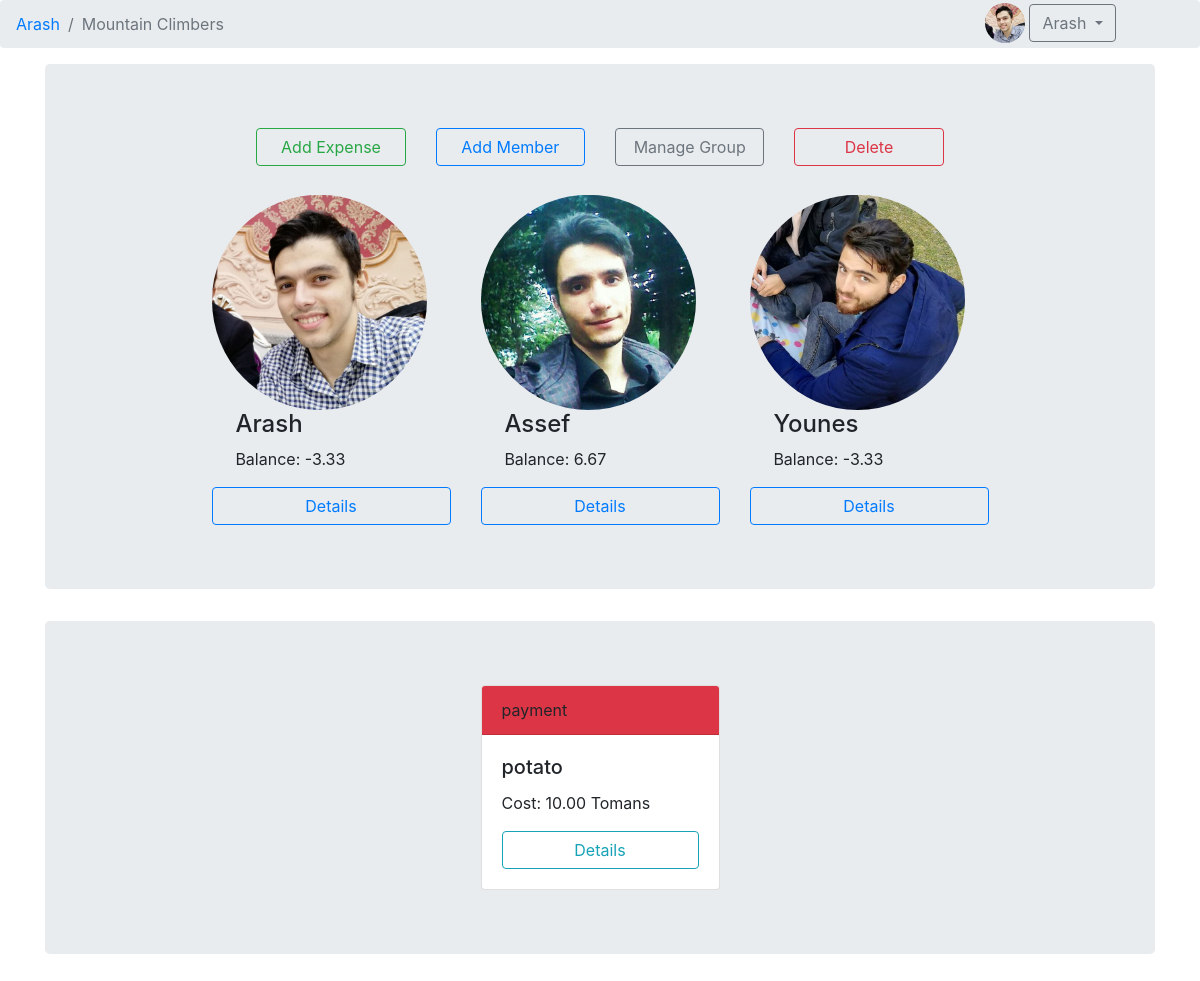
The page /mountain/view (signed in) on the database its author committed.
### main/models.py (models this page shows, shortened)
class Account(models.Model):
    user = models.OneToOneField(User, on_delete=models.CASCADE)
    profile_picture = models.ImageField(
        upload_to='main/static/img/profile_pictures', blank=True)
    def get_add_url(self):
        return f"/add-group"
    def get_absolute_url(self):
        return f"{self.user.get_username()}"
    def get_profile_picture_address(self):
        return self.profile_picture.url[4:]

class Group(models.Model):
    group_id = models.SlugField(max_length=20, unique=True)
    group_name = models.CharField(max_length=20)
    admin_fk = models.ForeignKey(Account, on_delete=models.CASCADE)
    group_picture = models.ImageField(
        upload_to='main/static/img/group_pictures', blank=True)

class GroupMember(models.Model):
    group_fk = models.ForeignKey(Group, on_delete=models.CASCADE)
    member_fk = models.ForeignKey(Account, on_delete=models.CASCADE)
    balance = models.FloatField(default=0)

class Expense(models.Model):
    expense_type = models.CharField(max_length=10, default='payment')
    group_fk = models.ForeignKey(Group, on_delete=models.CASCADE)
    adder_fk = models.ForeignKey(Account, on_delete=models.CASCADE,
                                 related_name='adder_fk')
    payer_fk = models.ForeignKey(Account, on_delete=models.CASCADE,
                                 related_name='payer_fk')
    title = models.CharField(max_length=20)
    cost = models.FloatField(default=0)
    date_time = models.DateTimeField(auto_now=True, null=True)

### main/views.py (the view)
# urls.py: path('<slug:group_id>/view', views.group_view),
@login_required(login_url='/login')
def group_view(request, group_id):
    if request.method == 'POST':
        try:
            member_id = request.POST['member_id']
            group = Group.objects.get(group_id=group_id)
            member = Account.objects.get(
                user=User.objects.get(username=member_id))
            GroupMember.objects.create(group_fk=group, member_fk=member)
            expenses = Expense.objects.filter(group_fk=group)
            for expense in expenses:
                ExpenseRatio.objects.create(
                    expense_fk=expense, member_fk=member)
            return redirect(group_view, group_id=group_id)
        except Exception:
            title = 'Add New Member Error'
    else:
        title = 'Group'
    template_name = 'group.html'
    group = Group.objects.get(group_id=group_id)
    account = Account.objects.get(user=request.user)
    members = GroupMember.objects.filter(group_fk=group)
    expenses = Expense.objects.filter(group_fk=group)
    balance_details = BalanceDetail.objects.filter(group_fk=group)
    ratioes_list = []
    for expense in expenses:
        ratioes = ExpenseRatio.objects.filter(expense_fk=expense)
        ratioes_list.append(ratioes)
    details = {}
    for member in members:
        temp = {}
        for balance_detail in balance_details:
            if balance_detail.debtor_fk == member.member_fk:
                temp[balance_detail.creditor_fk.user.username] = balance_detail.amount
            elif balance_detail.creditor_fk == member.member_fk:
                temp[balance_detail.debtor_fk.user.username] = balance_detail.amount
        details[member.member_fk.user.username] = temp
    context = {'title': title, 'group': group,
               'members': members, 'account': account,
               'expenses': expenses, 'details': details,
               'ratioes_list': ratioes_list}
    return render(request, template_name, context)

### main/templates/group.html (shortened to what this page needs)
{% extends "base.html" %}
{% load static %}
{% block navbar %}
{% include 'breadcumber.html' %}
{% endblock %}
{% block content %}
<main role="main" class="container">
    <div class="jumbotron">
        <div class="row justify-content-center">
            <div class="col col-10 col-md-2">
                <button class="btn btn-outline-success" style="width: 100%;" data-toggle="modal"
                    data-target="#addExpense">Add
                    Expense</button>
            </div>
            {% if group.admin_fk == account %}
            <div class="col col-10 col-md-2">
                <a role="button" class="btn btn-outline-primary" style="width: 100%;" data-toggle="collapse"
                    href="#addMember" aria-expanded="false" aria-controls="addMember">Add Member</a>
            </div>
            <div class="col col-10 col-md-2">
                <button class="btn btn-outline-secondary" style="width: 100%;" data-toggle="modal"
                    data-target="#editGroup">Manage
                    Group</button>
            </div>
            <div class="col col-10 col-md-2">
                <a role="button" class="btn btn-outline-danger" data-toggle="collapse" style="width: 100%;"
                    href="#DeleteGroup" aria-expanded="false" aria-controls="DeleteGroup">Delete</a>
            </div>
            {% endif %}
        </div>
        <div class="row justify-content-center">
            {% for member in members %}
            <div class="col col-12 col-sm-6 col-md-4 col-lg-3">
                {% if member.member_fk.profile_picture %}
                <img class="rounded-circle" src="{{ member.member_fk.get_profile_picture_address }}"
                    style="width: 90%; padding-top: 2%;">
                {% else %}
                <img class="rounded-circle" src="{% static 'img/default-profile-picture.png' %}"
                    style="width: 90%; padding-top: 2%;">
                </img>
                {% endif %}
                <h4 style="padding-left: 10%;">{{ member.member_fk.user.first_name }}</h4>
                <p style="padding-left: 10%;">Balance: {{ member.balance|floatformat:2 }}</p>
                {% if member.balance > 0.009 %}
                <button style="width: 100%;" class="btn btn-outline-primary" type="button" data-toggle="collapse"
                    data-target="#{{ member.member_fk.user.username }}" aria-expanded="false"
                    aria-controls="{{ member.member_fk.user.username }}">
                    Details
                </button>
                {% elif member.balance < -0.009 %}
                <button style="width: 100%;" class="btn btn-outline-primary" type="button" data-toggle="collapse"
                    data-target="#{{ member.member_fk.user.username }}" aria-expanded="false"
                    aria-controls="{{ member.member_fk.user.username }}">
                    Details
                </button>
                {% else %}
                <button style="width: 100%;" class="btn btn-outline-dark" type="button" data-toggle="collapse"
                    data-target="#{{ member.member_fk.user.username }}" aria-expanded="false"
                    aria-controls="{{ member.member_fk.user.username }}" disabled>
                    Details
                </button>
                {% endif %}
            </div>
            {% endfor %}
        </div>
    </div>
    <div class="jumbotron">
        <div class="row justify-content-center">
            {% for expense in expenses %}
            <div class="col col-12 col-sm-6 col-md-4 col-lg-3">
                <div class="card">
                    {% if expense.expense_type == 'payment' %}
                    <div class="card-header bg-danger">
                        {% endif %}
                            {{ expense.expense_type }}
                        </div>
                        <div class="card-body">
                            <h5 class="card-title">{{ expense.title }}</h5>
                            <p class="card-text">Cost: {{ expense.cost|floatformat:2 }} Tomans</p>
                            <button role="button" class="btn btn-outline-info" style="width: 100%" data-toggle="modal"
                                data-target="#a{{ expense.pk }}">Details</button>
                        </div>
                    </div>
                </div>
                {% endfor %}
            </div>
        </div>
</main>
{% endblock %}

### main/templates/breadcumber.html (shortened to what this page needs)
{% load static %}
<div class="dropdown" style="position: absolute; right: 7%; padding-top: 3px;">
    {% if account.profile_picture %}
    <img src="{{ account.get_profile_picture_address }}" class="rounded-circle" width="40" height="40"></img>
    {% else %}
    <img src="{% static 'img/default-profile-picture.png' %}" class="rounded-circle" width="40" height="40"></img>
    {% endif %}
    <button type="button" class="btn btn-outline-secondary dropdown-toggle" data-toggle="dropdown" aria-haspopup="true"
        aria-expanded="false">
        {{account.user.get_short_name}}
    </button>
</div>
<nav aria-label="breadcrumb">
    <ol class="breadcrumb">
        {% if group %}
        <li class="breadcrumb-item"><a href="/{{account.get_absolute_url}}">{{account.user.get_short_name}}</a></li>
        <li class="breadcrumb-item active" aria-current="page">{{group.group_name}}</li>
        {% else %}
        <li class="breadcrumb-item active" aria-current="page">{{account.user.get_short_name}}</li>
        {% endif %}
    </ol>
</nav>

### rows shown on the page
Account: get_profile_picture_address (picture), user.get_short_name "Arash"
Group: group_name "Mountain Climbers"
GroupMember: member_fk.get_profile_picture_address (picture), member_fk.user.first_name "Arash", balance "-3.33"
GroupMember: member_fk.get_profile_picture_address (picture), member_fk.user.first_name "Assef", balance "6.67"
GroupMember: member_fk.get_profile_picture_address (picture), member_fk.user.first_name "Younes", balance "-3.33"
Expense: expense_type "payment", title "potato", cost "10.00"
